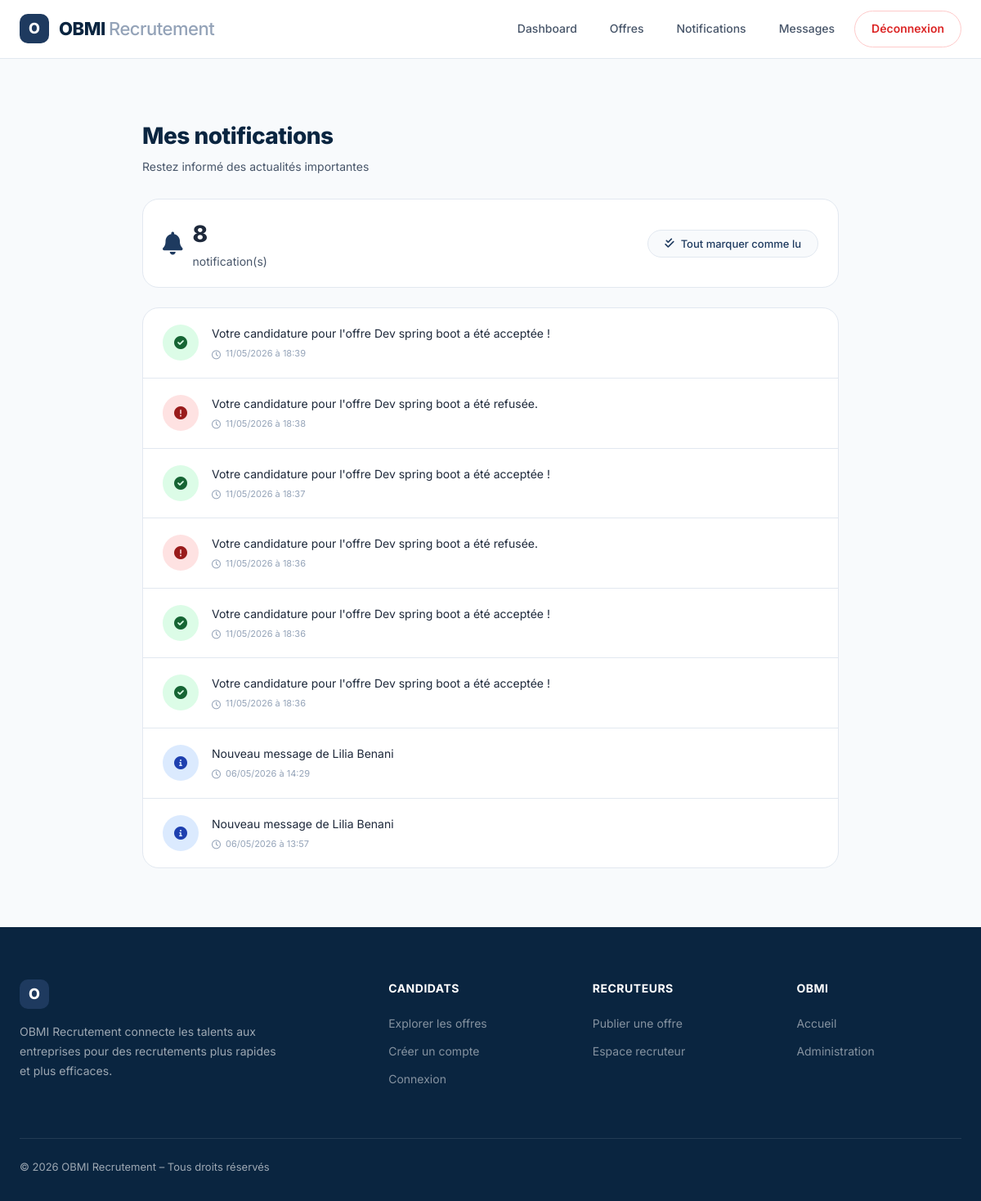
Before: /notifications/ (signed in) with the older database file.
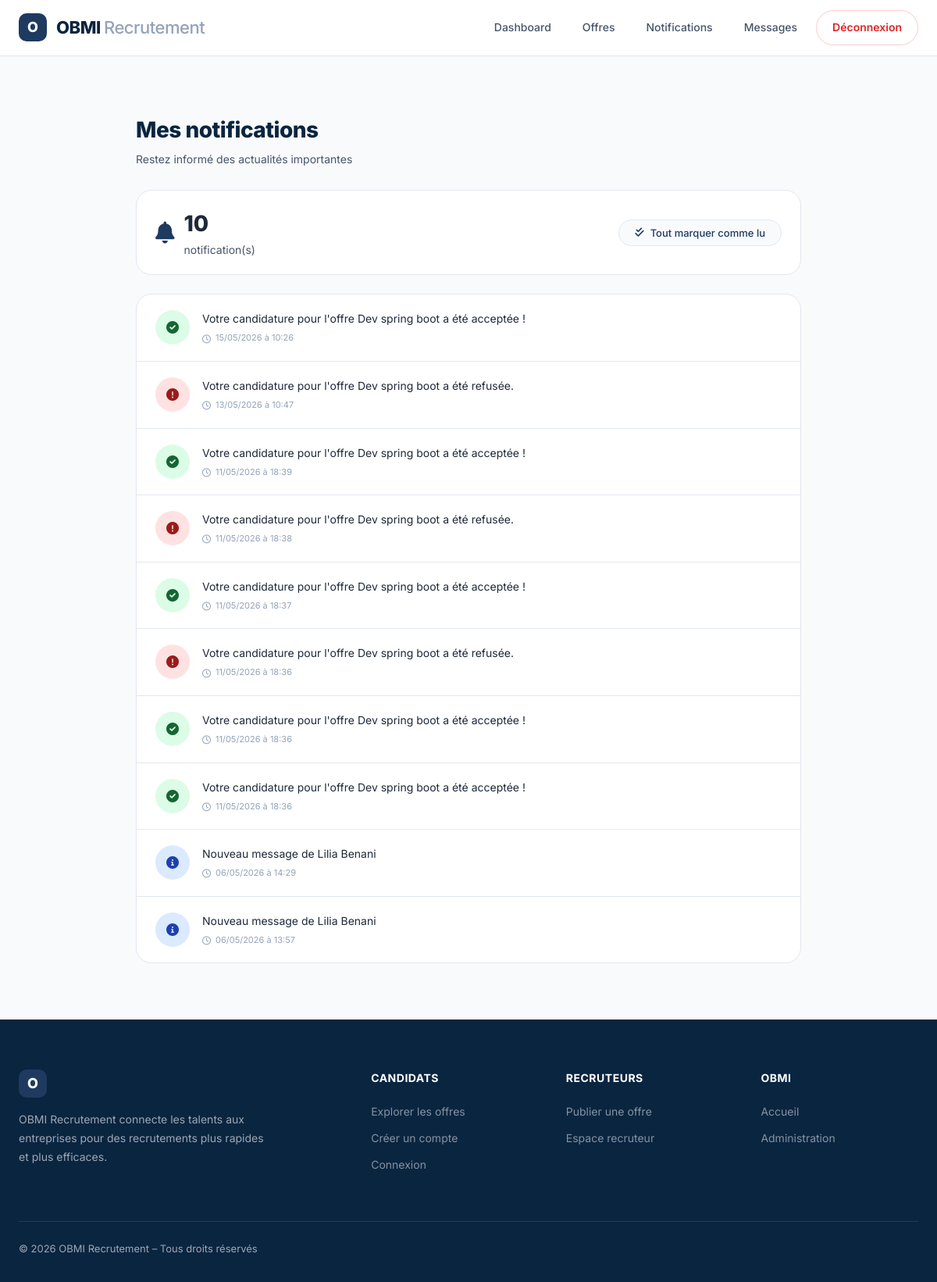
After: the same page with the newer database file.
### candidature/models.py (models this page shows, shortened)
class Notification(models.Model):
    TYPE_CHOICES = [
        ('info', 'Information'),
        ('success', 'Succès'),
        ('warning', 'Alerte'),
        ('error', 'Erreur'),
    ]
    type = models.CharField(max_length=20, choices=TYPE_CHOICES, default='info')
    contenu = models.TextField()
    dateEnvoi = models.DateTimeField(auto_now_add=True)
    lu = models.BooleanField(default=False)
    utilisateur = models.ForeignKey(Utilisateur, on_delete=models.CASCADE, related_name='notifications')

### candidature/views.py (the view)
# urls.py: path('notifications/', views.mes_notifications, name='mes_notifications'),
@login_required
def mes_notifications(request):
    Notification.objects.filter(utilisateur=request.user, lu=False).update(lu=True)
    notifications = Notification.objects.filter(utilisateur=request.user).order_by('-dateEnvoi')
    return render(request, 'candidature/notifications.html', {'notifications': notifications})

### candidature/context_processors.py (called while the page is built)
def notifications_context(request):
    if request.user.is_authenticated:
        return {
            'unread_messages': Message.objects.filter(destinataire=request.user, lu=False).count(),
            'unread_notifications': Notification.objects.filter(utilisateur=request.user, lu=False).count(),
        }
    return {'unread_messages': 0, 'unread_notifications': 0}

### candidature/templates/candidature/notifications.html (shortened to what this page needs)
{% extends 'candidature/base.html' %}
{% block content %}
<div class="page-content">
    <div class="container-narrow">
        <div class="page-header">
            <div>
                <h1>Mes notifications</h1>
                <p>Restez informé des actualités importantes</p>
            </div>
        </div>
        <div class="stats-card">
            <div class="stats-info">
                <i class="fas fa-bell"></i>
                <div>
                    <div class="stats-number">{{ notifications|length }}</div>
                    <div class="stats-text">notification(s)</div>
                </div>
            </div>
            <button class="mark-read-btn" id="markAllRead">
                <i class="fas fa-check-double"></i> Tout marquer comme lu
            </button>
        </div>
        <div class="notifications-card" id="notificationsList">
            {% if notifications %}
                {% for notif in notifications %}
                    <div class="notification-item" data-id="{{ notif.id }}" data-lu="{{ notif.lu|yesno:'true,false' }}">
                        <div class="notification-icon {{ notif.type }}">
                            {% if notif.type == 'info' %}
                                <i class="fas fa-info-circle"></i>
                            {% elif notif.type == 'success' %}
                                <i class="fas fa-check-circle"></i>
                            {% elif notif.type == 'error' %}
                                <i class="fas fa-exclamation-circle"></i>
                            {% else %}
                                <i class="fas fa-bell"></i>
                            {% endif %}
                        </div>
                        <div class="notification-content">
                            <div class="notification-message">{{ notif.contenu }}</div>
                            <div class="notification-date">
                                <i class="far fa-clock"></i>
                                {{ notif.dateEnvoi|date:"d/m/Y à H:i" }}
                            </div>
                        </div>
                    </div>
                {% endfor %}
            {% else %}
                <div class="empty-state">
                    <i class="fas fa-bell-slash"></i>
                    <p>Aucune notification pour le moment.</p>
                    <p style="font-size: 13px; margin-top: 8px;">Les notifications apparaîtront ici lorsque vous aurez des activités.</p>
                </div>
            {% endif %}
        </div>
    </div>
</div>
{% endblock %}

Changed rows visible on the page:
added Notification: type "success" (drawn), contenu "Votre candidature pour l'offre Dev spring boot a été acceptée !", dateEnvoi "15/05/2026 à 10:26"
added Notification: type "error" (drawn), contenu "Votre candidature pour l'offre Dev spring boot a été refusée.", dateEnvoi "13/05/2026 à 10:47"
Other visible differences:
{{ notifications|length }}: "8" → "10"
